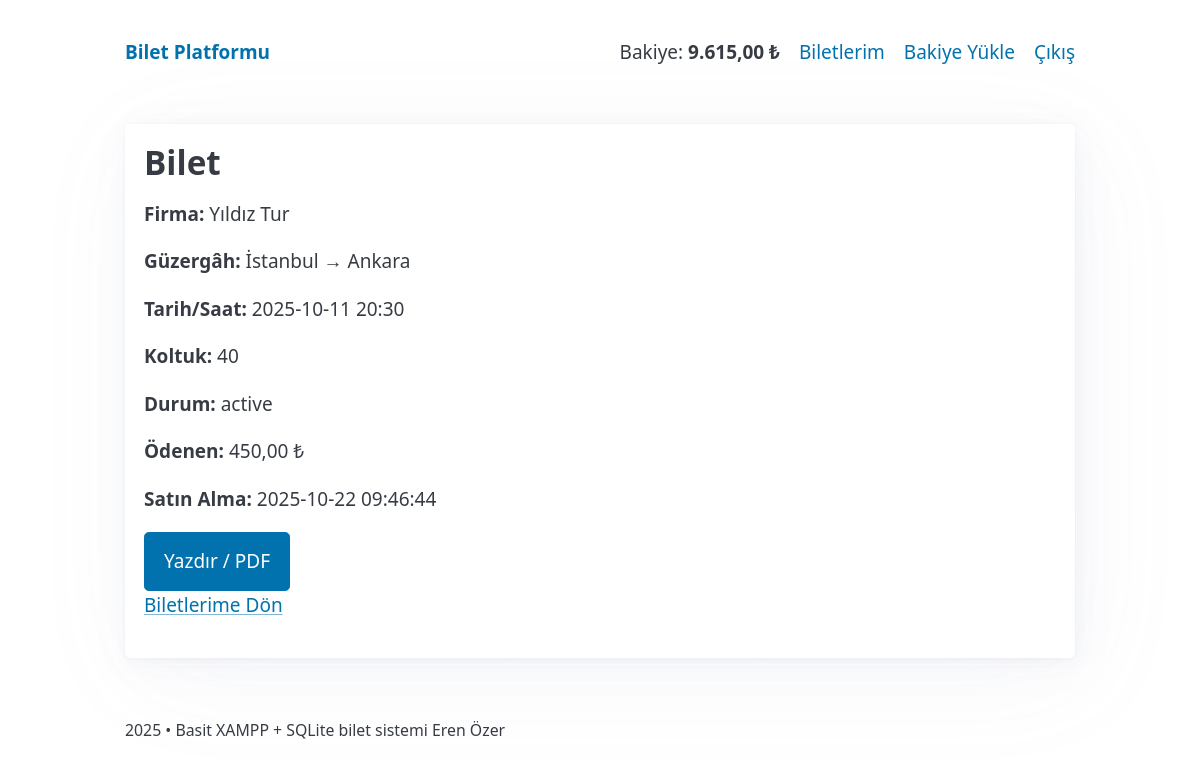
/index.php?r=ticket&id=6 (signed in), run on the app's committed database.
### tables this page shows
CREATE TABLE users (
        id INTEGER PRIMARY KEY AUTOINCREMENT,
        name TEXT NOT NULL,
        email TEXT NOT NULL UNIQUE,
        password_hash TEXT NOT NULL,
        role TEXT NOT NULL CHECK(role IN ('user','firm_admin','admin')),
        credit REAL NOT NULL DEFAULT 0,
        created_at TEXT NOT NULL DEFAULT CURRENT_TIMESTAMP
    , active INTEGER NOT NULL DEFAULT 1);

CREATE TABLE tickets (
        id INTEGER PRIMARY KEY AUTOINCREMENT,
        user_id INTEGER NOT NULL,
        trip_id INTEGER NOT NULL,
        seat_no INTEGER NOT NULL,
        price_paid REAL NOT NULL,
        status TEXT NOT NULL CHECK(status IN ('active','canceled')) DEFAULT 'active',
        purchased_at TEXT NOT NULL DEFAULT CURRENT_TIMESTAMP,
        canceled_at TEXT,
        FOREIGN KEY(user_id) REFERENCES users(id) ON DELETE CASCADE,
        FOREIGN KEY(trip_id) REFERENCES trips(id) ON DELETE CASCADE,
        UNIQUE(trip_id, seat_no)
    );

CREATE TABLE firms (
        id INTEGER PRIMARY KEY AUTOINCREMENT,
        name TEXT NOT NULL UNIQUE,
        created_at TEXT NOT NULL DEFAULT CURRENT_TIMESTAMP
    );

CREATE TABLE trips (
        id INTEGER PRIMARY KEY AUTOINCREMENT,
        firm_id INTEGER NOT NULL,
        origin TEXT NOT NULL,
        destination TEXT NOT NULL,
        trip_date TEXT NOT NULL,
        departure_time TEXT NOT NULL,
        price REAL NOT NULL,
        seat_count INTEGER NOT NULL DEFAULT 40,
        created_at TEXT NOT NULL DEFAULT CURRENT_TIMESTAMP,
        FOREIGN KEY(firm_id) REFERENCES firms(id) ON DELETE CASCADE
    );

### app/auth.php (called while the page is built, shortened)
<?php
function current_user(): ?array {
  $pdo = db();
  $s = $pdo->prepare('SELECT * FROM users WHERE id=?');
  $s->execute([$_SESSION['uid']]);
  $u = $s->fetch(PDO::FETCH_ASSOC);
  return $u ?: null;
}
?>

### views/tickets/show.php (the view, shortened to what this page needs)
<?php $tk=$tk??[]; ?>
<article>
  <h2>Bilet</h2>
  <p><strong>Firma:</strong> <?= e($tk['firm_name']) ?></p>
  <p><strong>Güzergâh:</strong> <?= e($tk['origin']) ?> → <?= e($tk['destination']) ?></p>
  <p><strong>Tarih/Saat:</strong> <?= e($tk['trip_date']) ?> <?= e($tk['departure_time']) ?></p>
  <p><strong>Koltuk:</strong> <?= (int)$tk['seat_no'] ?></p>
  <p><strong>Durum:</strong> <?= e($tk['status']) ?></p>
  <p><strong>Ödenen:</strong> <?= e(money_fmt($tk['price_paid'])) ?></p>
  <p><strong>Satın Alma:</strong> <?= e($tk['purchased_at']) ?></p>
  <button onclick="window.print()">Yazdır / PDF</button>
  <p><a href="index.php?r=my-tickets">Biletlerime Dön</a></p>
</article>

### views/layout/header.php (shortened to what this page needs)
<?php $u = current_user(); ?>
<!doctype html>
<html lang="tr">
<head>
  <link rel="stylesheet" href="https://cdn.jsdelivr.net/npm/@picocss/pico@2/css/pico.min.css">
</head>
<body>
<header class="container">
  <nav>
    <ul>
      <li><strong><a href="index.php?r=home">Bilet Platformu</a></strong></li>
    </ul>
    <ul>
      <?php if ($u): ?>
        <?php if ($u['role'] === 'user'): ?>
          <li>Bakiye: <strong><?= e(money_fmt($u['credit'])) ?></strong></li>
          <li><a href="index.php?r=my-tickets">Biletlerim</a></li>
          <li><a href="index.php?r=wallet">Bakiye Yükle</a></li>
        <?php endif; ?>
        <li><a href="index.php?r=logout">Çıkış</a></li>
      <?php else: ?>
        <li><a href="index.php?r=login">Giriş</a></li>
        <li><a href="index.php?r=register">Kayıt Ol</a></li>
      <?php endif; ?>
    </ul>
  </nav>
</header>
<main class="container">

### views/layout/header.php (style rules this page uses)
:root { --seat:44px;--gap:10px;--aisle:16px }

### data on the page
users: credit "9.615,00 ₺"
tickets: firms.name "Yıldız Tur", trip.origin "İstanbul", trip.destination "Ankara", trip.trip_date "2025-10-11", trip.departure_time "20:30", seat_no "40", status "active", price_paid "450,00 ₺", purchased_at "2025-10-22 09:46:44"
